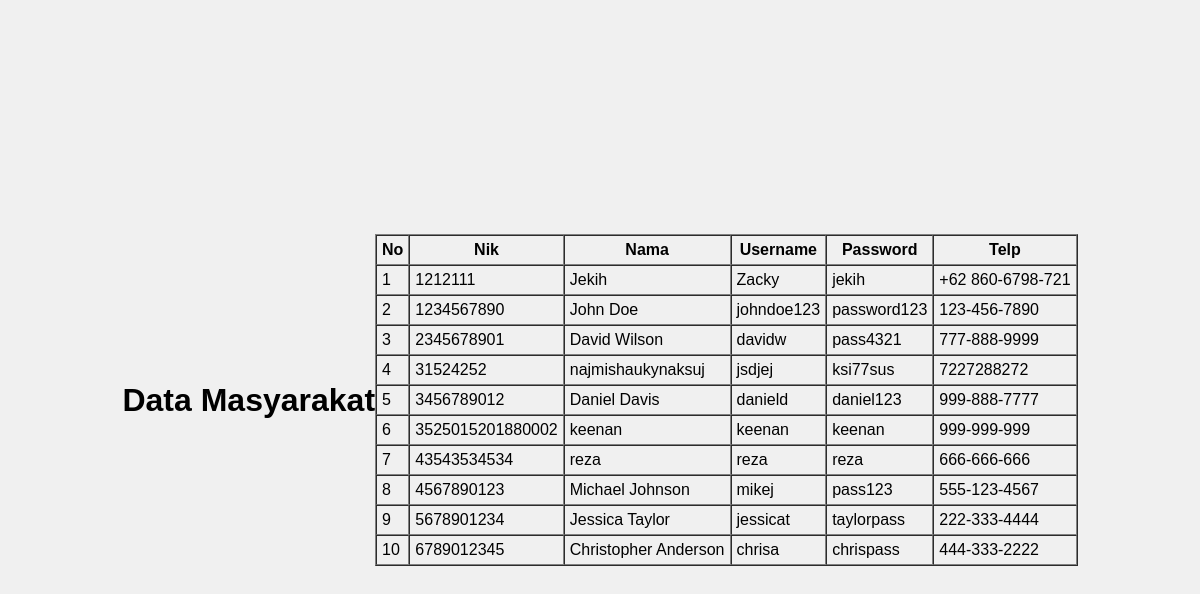
Screenshot of /masyarakat/select.php with the database file from the repository.
### tables this page shows
CREATE TABLE `masyarakat` (
  `nik` char(16) NOT NULL,
  `nama` varchar(35) NOT NULL,
  `username` varchar(25) NOT NULL,
  `password` varchar(32) NOT NULL,
  `telp` varchar(20) NOT NULL
);

### masyarakat/select.php (the view, shortened to what this page needs)
<?php
include "koneksi.php";
$data = $koneksi->query("SELECT * FROM masyarakat");
?>
<!DOCTYPE html>
<html lang="en">
<head>
    <link rel="stylesheet" href="style.css">
</head>
<body>
    <h1 style="text-align:center">Data Masyarakat</h1>
    <form action="class.php" method="post">
    <table border="1" cellpadding="5" cellspacing="0" style="width:100%;">
        <tr>
            <th>No</th>
            <th>Nik</th>
            <th>Nama</th>
            <th>Username</th>
            <th>Password</th>
            <th>Telp</th>
        </tr>
        <?php
        $i = 1;
        foreach ($data as $d) {
        ?>
        <tr>
            <td><?= $i ?></td>
            <td><?= $d['nik'] ?></td>
            <td><?= $d['nama'] ?></td>
            <td><?= $d['username'] ?></td>
            <td><?= $d['password'] ?></td>
            <td><?= $d['telp'] ?></td>
        </tr>
        <?php
        $i++;
        }
        ?>
    </table>
    </form>
</body>
</html>

### style/style.css (style rules this page uses)
body { font-family: sans-serif; display: flex; justify-content: center; align-items: center; min-height: 100vh; margin: 0; background-color: #f0f0f0; background-image: url("https://i.pinimg.com/originals/71/9e/80/719e80760999b4c355a723224120eb07.png"); background-repeat: no-repeat; background-size: cover; }

### rows the page displays
masyarakat: nik "1212111", nama "Jekih", username "Zacky", password "jekih", telp "+62 860-6798-721"
masyarakat: nik "1234567890", nama "John Doe", username "johndoe123", password "password123", telp "123-456-7890"
masyarakat: nik "2345678901", nama "David Wilson", username "davidw", password "pass4321", telp "777-888-9999"
masyarakat: nik "31524252", nama "najmishaukynaksuj", username "jsdjej", password "ksi77sus", telp "7227288272"
masyarakat: nik "3456789012", nama "Daniel Davis", username "danield", password "daniel123", telp "999-888-7777"
masyarakat: nik "3525015201880002", nama "keenan", username "keenan", password "keenan", telp "999-999-999"
masyarakat: nik "43543534534", nama "reza", username "reza", password "reza", telp "666-666-666"
masyarakat: nik "4567890123", nama "Michael Johnson", username "mikej", password "pass123", telp "555-123-4567"
masyarakat: nik "5678901234", nama "Jessica Taylor", username "jessicat", password "taylorpass", telp "222-333-4444"
masyarakat: nik "6789012345", nama "Christopher Anderson", username "chrisa", password "chrispass", telp "444-333-2222"
